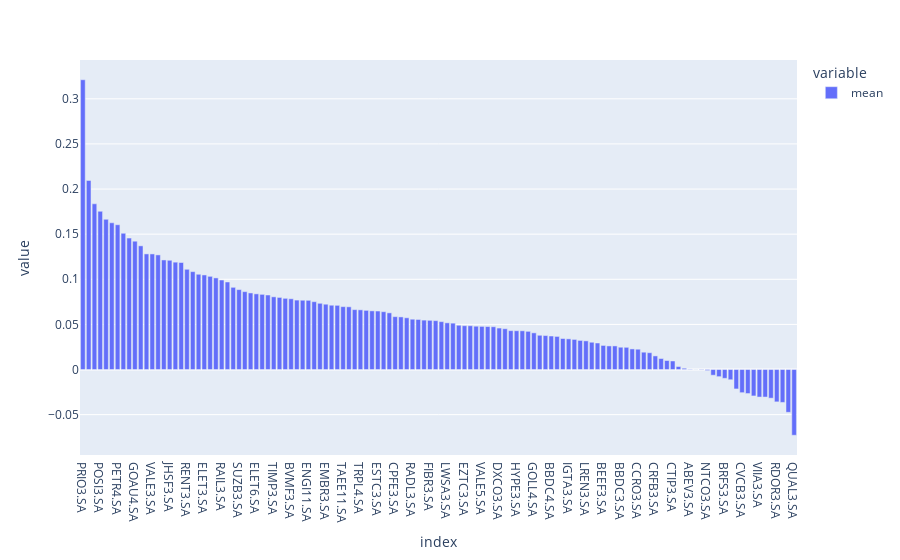

Notebook cell for this chart:
### Code cell
# Média de retorno diário por ação

px.bar((returns.describe().loc['mean']*100).sort_values(ascending=False))

### Figure 1 — Plotly figure (JSON) as saved in the notebook; plotly's stock layout.template omitted (floating-point values rounded to 4 significant figures)
{"data": [{"alignmentgroup": "True", "hovertemplate": "variable=mean<br>index=%{x}<br>value=%{y}<extra></extra>", "legendgroup": "mean", "marker": {"color": "#636efa", "pattern": {"shape": ""}}, "name": "mean", "offsetgroup": "mean", "orientation": "v", "showlegend": true, "textposition": "auto", "type": "bar", "x": ["PRIO3.SA", "MGLU3.SA", "LCAM3.SA", "POSI3.SA", "BPAN4.SA", "BRAP4.SA", "PETR4.SA", "PETR3.SA", "BPAC11.SA", "GOAU4.SA", "USIM5.SA", "SLCE3.SA", "VALE3.SA", "GGBR4.SA", "BBAS3.SA", "JHSF3.SA", "WEGE3.SA", "ENEV3.SA", "RENT3.SA", "CMIG4.SA", "RUMO3.SA", "ELET3.SA", "CSNA3.SA", "CPLE6.SA", "RAIL3.SA", "CYRE3.SA", "HGTX3.SA", "SUZB3.SA", "PCAR3.SA", "MRFG3.SA", "ELET6.SA", "UGPA3.SA", "GNDI3.SA", "TIMP3.SA", "SBSP3.SA", "TOTS3.SA", "BVMF3.SA", "JBSS3.SA", "EQTL3.SA", "ENGI11.SA", "TIMS3.SA", "BRKM5.SA", "EMBR3.SA", "ARZZ3.SA", "B3SA3.SA", "TAEE11.SA", "BRDT3.SA", "SMTO3.SA", "TRPL4.SA", "NATU3.SA", "ITSA4.SA", "ESTC3.SA", "ENBR3.SA", "SULA11.SA", "CPFE3.SA", "ITUB4.SA", "CSAN3.SA", "RADL3.SA", "LOGG3.SA", "KLBN11.SA", "FIBR3.SA", "YDUQ3.SA", "SANB11.SA", "LWSA3.SA", "ALPA4.SA", "VIVT3.SA", "EZTC3.SA", "VBBR3.SA", "RRRP3.SA", "VALE5.SA", "BBSE3.SA", "VVAR11.SA", "DXCO3.SA", "MULT3.SA", "SAPR11.SA", "HYPE3.SA", "EGIE3.SA", "FLRY3.SA", "GOLL4.SA", "RECV3.SA", "SUZB5.SA", "BBDC4.SA", "PCAR4.SA", "MRVE3.SA", "IGTA3.SA", "LAME4.SA", "AZUL4.SA", "LREN3.SA", "BIDI11.SA", "ECOR3.SA", "BEEF3.SA", "SMLE3.SA", "SMLS3.SA", "BBDC3.SA", "VIVT4.SA", "HAPV3.SA", "CCRO3.SA", "BRML3.SA", "VAMO3.SA", "CRFB3.SA", "IGTI11.SA", "ASAI3.SA", "CTIP3.SA", "CMIN3.SA", "ALOS3.SA", "ABEV3.SA", "KROT3.SA", "CASH3.SA", "NTCO3.SA", "SOMA3.SA", "BTOW3.SA", "BRFS3.SA", "AMER3.SA", "BHIA3.SA", "CVCB3.SA", "RAIZ4.SA", "IRBR3.SA", "VIIA3.SA", "VVAR3.SA", "CIEL3.SA", "RDOR3.SA", "COGN3.SA", "PETZ3.SA", "QUAL3.SA"], "xaxis": "x", "y": [0.3211, 0.2095, 0.1836, 0.1753, 0.1665, 0.1626, 0.1604, 0.151, 0.1457, 0.1423, 0.1371, 0.1281, 0.1281, 0.127, 0.1214, 0.1211, 0.119, 0.1186, 0.1111, 0.1085, 0.1056, 0.1048, 0.1033, 0.1015, 0.09918, 0.09701, 0.0911, 0.08857, 0.0863, 0.08486, 0.08386, 0.0833, 0.08259, 0.08057, 0.0799, 0.07889, 0.07841, 0.07696, 0.07678, 0.07668, 0.07517, 0.0734, 0.07238, 0.07125, 0.07112, 0.06967, 0.06951, 0.06639, 0.06615, 0.06556, 0.06499, 0.06482, 0.06408, 0.0628, 0.05857, 0.05831, 0.05733, 0.05576, 0.05547, 0.05476, 0.05452, 0.05416, 0.05305, 0.05174, 0.0514, 0.04908, 0.04857, 0.04851, 0.048, 0.0478, 0.04763, 0.04744, 0.04595, 0.04521, 0.04308, 0.04299, 0.04292, 0.04231, 0.04064, 0.03795, 0.03765, 0.03713, 0.03667, 0.03436, 0.03399, 0.03334, 0.03226, 0.03175, 0.03024, 0.02939, 0.02669, 0.02616, 0.02616, 0.02472, 0.02461, 0.02282, 0.02251, 0.01921, 0.01864, 0.01509, 0.01217, 0.009971, 0.009474, 0.003326, 0.001413, 0.0004158, 0, -0.000412, -0.001122, -0.006302, -0.007899, -0.009757, -0.01132, -0.02152, -0.02564, -0.02661, -0.02927, -0.03051, -0.03051, -0.03176, -0.03584, -0.03646, -0.0474, -0.07284], "yaxis": "y"}], "layout": {"barmode": "relative", "legend": {"title": {"text": "variable"}, "tracegroupgap": 0}, "margin": {"t": 60}, "xaxis": {"anchor": "y", "domain": [0, 1], "title": {"text": "index"}}, "yaxis": {"anchor": "x", "domain": [0, 1], "title": {"text": "value"}}}}
